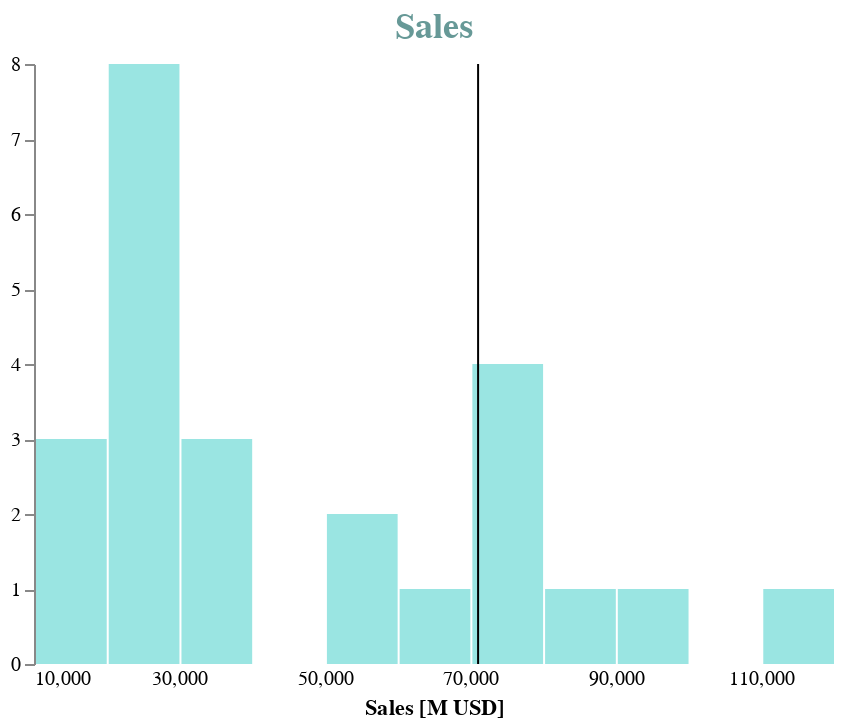

Here is the notebook cell this chart was saved with:
### Markdown cell above
Todas las compañías vendieron **1,776,577M USD**.

Se puede observar en la tabla que la mayoría de las compañías vendió en un rango de 20mil millones a 40mil millones, lo cuál se ajusta al resultado que dió la media de **34,980M USD**

Para visualizar mejor el comportamiento de las compañías en la gráfica, se muestra el histograma sin los valores de Walmart US con la media total de incluyéndola.

### Code cell
bar = alt.Chart(companies).mark_bar(color = '#9ae5e2').encode(
    x = alt.X('Sales:Q',bin=alt.Bin(maxbins=10),title = 'Sales [M USD]'),
    y = alt.Y('count(Sales)', title = '',axis=alt.Axis(grid=False))
)

m = alt.Chart(df).mark_rule(color = 'black').encode(
    x = alt.X('mean(Sales)',title = '',axis=alt.Axis(ticks = False, domain = False)),
    tooltip = [alt.Tooltip('median(Sales)', title = 'median (all data)')]
)

(bar + m).properties (
    title = 'Sales'
).configure_title(
    fontSize = 18,
    anchor = 'middle',
    color = '#679997'
).configure_view(
    strokeWidth=0
)

### Figure 1 — Vega-Lite specification as saved in the notebook (floating-point values rounded to 4 significant figures)
{"config": {"view": {"continuousWidth": 400, "continuousHeight": 300, "strokeWidth": 0}, "title": {"anchor": "middle", "color": "#679997", "fontSize": 18}}, "layer": [{"data": {"name": "data-60c343d455ee5ec4c3cc19acc86c5583"}, "mark": {"type": "bar", "color": "#9ae5e2"}, "encoding": {"x": {"type": "quantitative", "bin": {"maxbins": 10}, "field": "Sales", "title": "Sales [M USD]"}, "y": {"type": "quantitative", "aggregate": "count", "axis": {"grid": false}, "field": "Sales", "title": ""}}}, {"data": {"name": "data-0fbaf84e8f0f7d7f527747f9806e7599"}, "mark": {"type": "rule", "color": "black"}, "encoding": {"tooltip": [{"type": "quantitative", "aggregate": "median", "field": "Sales", "title": "median (all data)"}], "x": {"type": "quantitative", "aggregate": "mean", "axis": {"domain": false, "ticks": false}, "field": "Sales", "title": ""}}}], "title": "Sales", "$schema": "https://vega.github.io/schema/vega-lite/v4.8.1.json", "datasets": {"data-60c343d455ee5ec4c3cc19acc86c5583": [{"Company": "Kroger", "Sales": 115037, "Stores": 3931.0, "Sales/Avg. Store": 30.03, "Store Count Growth": 0.05389, "Category": "Grocery"}, {"Company": "Costco", "Sales": 90048, "Stores": 495.0, "Sales/Avg. Store": 187.8, "Store Count Growth": 0.06681, "Category": "Warehouse Club"}, {"Company": "Home Depot", "Sales": 83976, "Stores": 1965.0, "Sales/Avg. Store": 42.74, "Store Count Growth": 0.0, "Category": "Home Improvement"}, {"Company": "Walgreen Boots", "Sales": 78924, "Stores": 8002.0, "Sales/Avg. Store": 9.811, "Store Count Growth": -0.01051, "Category": "Drug Stores"}, {"Company": "CVS incl. Target", "Sales": 77792, "Stores": 9813.0, "Sales/Avg. Store": 8.826, "Store Count Growth": 0.2557, "Category": "Drug Stores"}, {"Company": "Amazon", "Sales": 71687, "Stores": null, "Sales/Avg. Store": null, "Store Count Growth": null, "Category": "Electronic/Mail Order"}, {"Company": "Target", "Sales": 71208, "Stores": 1772.0, "Sales/Avg. Store": 39.98, "Store Count Growth": -0.01006, "Category": "Supercenters"}, {"Company": "Lowe's", "Sales": 60311, "Stores": 1828.0, "Sales/Avg. Store": 33.31, "Store Count Growth": 0.01952, "Category": "Home Improvement"}, {"Company": "Albertsons", "Sales": 56829, "Stores": 2326.0, "Sales/Avg. Store": 23.88, "Store Count Growth": -0.04437, "Category": "Grocery"}, {"Company": "Sam's Club", "Sales": 56828, "Stores": 655.0, "Sales/Avg. Store": 87.29, "Store Count Growth": 0.01236, "Category": "Warehouse Clubs"}, {"Company": "Apple incl. Online", "Sales": 37664, "Stores": null, "Sales/Avg. Store": null, "Store Count Growth": null, "Category": null}, {"Company": "Best Buy", "Sales": 34980, "Stores": 1389.0, "Sales/Avg. Store": 24.69, "Store Count Growth": -0.03875, "Category": "Electronics"}, {"Company": "Publix", "Sales": 34408, "Stores": 1351.0, "Sales/Avg. Store": 26.0, "Store Count Growth": 0.04244, "Category": "Grocery"}, {"Company": "Rite Aid", "Sales": 27486, "Stores": 4553.0, "Sales/Avg. Store": 6.026, "Store Count Growth": -0.00372, "Category": "Drug Stores"}, {"Company": "Ahold", "Sales": 26903, "Stores": 794.0, "Sales/Avg. Store": 34.45, "Store Count Growth": 0.03385, "Category": "Grocery"}, {"Company": "Macy's", "Sales": 26028, "Stores": 889.0, "Sales/Avg. Store": 30.44, "Store Count Growth": 0.08283, "Category": "Department Stores"}, {"Company": "TJX", "Sales": 25012, "Stores": 2770.0, "Sales/Avg. Store": 9.37, "Store Count Growth": 0.07824, "Category": "Apparel"}, {"Company": "Aldi", "Sales": 24402, "Stores": 2021.0, "Sales/Avg. Store": 12.72, "Store Count Growth": 0.1123, "Category": "Grocery"}, {"Company": "Dollar General", "Sales": 22234, "Stores": 13350.0, "Sales/Avg. Store": 1.769, "Store Count Growth": 0.1324, "Category": "Dollar Stores"}, {"Company": "Dollar Tree", "Sales": 21464, "Stores": 14250.0, "Sales/Avg. Store": 1.564, "Store Count Growth": 0.07963, "Category": "Dollar Stores"}, {"Company": "HEB", "Sales": 21384, "Stores": 323.0, "Sales/Avg. Store": 66.83, "Store Count Growth": 0.01893, "Category": "Grocery"}, {"Company": "Kohl's", "Sales": 19060, "Stores": 1169.0, "Sales/Avg. Store": 16.35, "Store Count Growth": 0.006024, "Category": "Department Stores"}, {"Company": "Delhaize", "Sales": 18201, "Stores": 1280.0, "Sales/Avg. Store": 13.78, "Store Count Growth": -0.05952, "Category": "Grocery"}, {"Company": "Meijer", "Sales": 16592, "Stores": 231.0, "Sales/Avg. Store": 74.74, "Store Count Growth": 0.08451, "Category": "Supercenters"}], "data-0fbaf84e8f0f7d7f527747f9806e7599": [{"Company": "Walmart US", "Sales": 658119, "Stores": 4574.0, "Sales/Avg. Store": 65.65, "Store Count Growth": 0.01284, "Category": "Supercenters"}, {"Company": "Kroger", "Sales": 115037, "Stores": 3931.0, "Sales/Avg. Store": 30.03, "Store Count Growth": 0.05389, "Category": "Grocery"}, {"Company": "Costco", "Sales": 90048, "Stores": 495.0, "Sales/Avg. Store": 187.8, "Store Count Growth": 0.06681, "Category": "Warehouse Club"}, {"Company": "Home Depot", "Sales": 83976, "Stores": 1965.0, "Sales/Avg. Store": 42.74, "Store Count Growth": 0.0, "Category": "Home Improvement"}, {"Company": "Walgreen Boots", "Sales": 78924, "Stores": 8002.0, "Sales/Avg. Store": 9.811, "Store Count Growth": -0.01051, "Category": "Drug Stores"}, {"Company": "CVS incl. Target", "Sales": 77792, "Stores": 9813.0, "Sales/Avg. Store": 8.826, "Store Count Growth": 0.2557, "Category": "Drug Stores"}, {"Company": "Amazon", "Sales": 71687, "Stores": null, "Sales/Avg. Store": null, "Store Count Growth": null, "Category": "Electronic/Mail Order"}, {"Company": "Target", "Sales": 71208, "Stores": 1772.0, "Sales/Avg. Store": 39.98, "Store Count Growth": -0.01006, "Category": "Supercenters"}, {"Company": "Lowe's", "Sales": 60311, "Stores": 1828.0, "Sales/Avg. Store": 33.31, "Store Count Growth": 0.01952, "Category": "Home Improvement"}, {"Company": "Albertsons", "Sales": 56829, "Stores": 2326.0, "Sales/Avg. Store": 23.88, "Store Count Growth": -0.04437, "Category": "Grocery"}, {"Company": "Sam's Club", "Sales": 56828, "Stores": 655.0, "Sales/Avg. Store": 87.29, "Store Count Growth": 0.01236, "Category": "Warehouse Clubs"}, {"Company": "Apple incl. Online", "Sales": 37664, "Stores": null, "Sales/Avg. Store": null, "Store Count Growth": null, "Category": null}, {"Company": "Best Buy", "Sales": 34980, "Stores": 1389.0, "Sales/Avg. Store": 24.69, "Store Count Growth": -0.03875, "Category": "Electronics"}, {"Company": "Publix", "Sales": 34408, "Stores": 1351.0, "Sales/Avg. Store": 26.0, "Store Count Growth": 0.04244, "Category": "Grocery"}, {"Company": "Rite Aid", "Sales": 27486, "Stores": 4553.0, "Sales/Avg. Store": 6.026, "Store Count Growth": -0.00372, "Category": "Drug Stores"}, {"Company": "Ahold", "Sales": 26903, "Stores": 794.0, "Sales/Avg. Store": 34.45, "Store Count Growth": 0.03385, "Category": "Grocery"}, {"Company": "Macy's", "Sales": 26028, "Stores": 889.0, "Sales/Avg. Store": 30.44, "Store Count Growth": 0.08283, "Category": "Department Stores"}, {"Company": "TJX", "Sales": 25012, "Stores": 2770.0, "Sales/Avg. Store": 9.37, "Store Count Growth": 0.07824, "Category": "Apparel"}, {"Company": "Aldi", "Sales": 24402, "Stores": 2021.0, "Sales/Avg. Store": 12.72, "Store Count Growth": 0.1123, "Category": "Grocery"}, {"Company": "Dollar General", "Sales": 22234, "Stores": 13350.0, "Sales/Avg. Store": 1.769, "Store Count Growth": 0.1324, "Category": "Dollar Stores"}, {"Company": "Dollar Tree", "Sales": 21464, "Stores": 14250.0, "Sales/Avg. Store": 1.564, "Store Count Growth": 0.07963, "Category": "Dollar Stores"}, {"Company": "HEB", "Sales": 21384, "Stores": 323.0, "Sales/Avg. Store": 66.83, "Store Count Growth": 0.01893, "Category": "Grocery"}, {"Company": "Kohl's", "Sales": 19060, "Stores": 1169.0, "Sales/Avg. Store": 16.35, "Store Count Growth": 0.006024, "Category": "Department Stores"}, {"Company": "Delhaize", "Sales": 18201, "Stores": 1280.0, "Sales/Avg. Store": 13.78, "Store Count Growth": -0.05952, "Category": "Grocery"}, {"Company": "Meijer", "Sales": 16592, "Stores": 231.0, "Sales/Avg. Store": 74.74, "Store Count Growth": 0.08451, "Category": "Supercenters"}]}}
